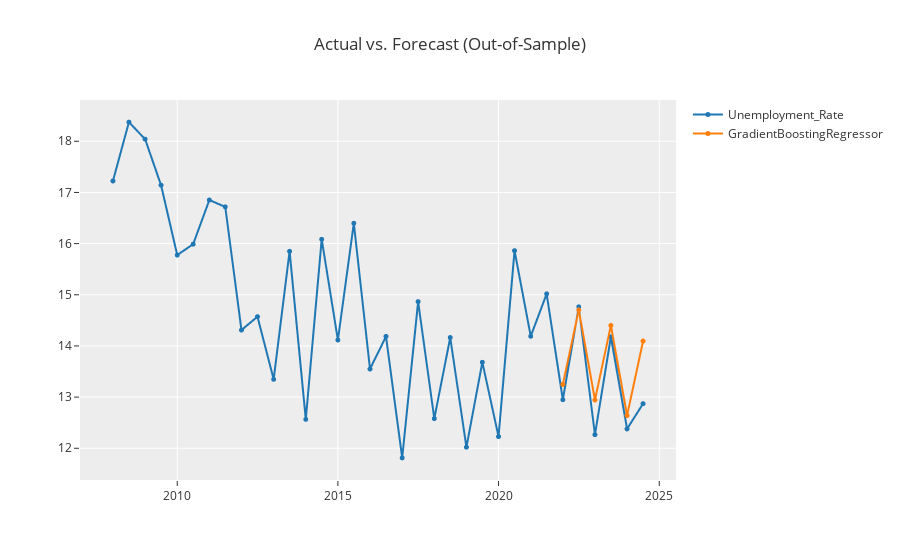

Here is the notebook cell this chart was saved with:
### Markdown cell above
individual models and fine-tuning

### Code cell
# gbr_cds_dt
gbr_cds_dt = exp.create_model("gbr_cds_dt")
y_predict_gbr_cds_dt = exp.predict_model(gbr_cds_dt)
exp.plot_model(estimator=gbr_cds_dt)

### Figure 1 — Plotly figure (JSON) as saved in the notebook; plotly's stock layout.template omitted (floating-point values rounded to 4 significant figures)
{"data": [{"line": {"color": "rgb(31, 119, 180)", "width": 2}, "marker": {"color": "rgb(31, 119, 180)", "size": 5}, "mode": "lines+markers", "name": "Unemployment_Rate", "type": "scattergl", "x": ["2008-01-01T00:00:00", "2008-07-01T00:00:00", "2009-01-01T00:00:00", "2009-07-01T00:00:00", "2010-01-01T00:00:00", "2010-07-01T00:00:00", "2011-01-01T00:00:00", "2011-07-01T00:00:00", "2012-01-01T00:00:00", "2012-07-01T00:00:00", "2013-01-01T00:00:00", "2013-07-01T00:00:00", "2014-01-01T00:00:00", "2014-07-01T00:00:00", "2015-01-01T00:00:00", "2015-07-01T00:00:00", "2016-01-01T00:00:00", "2016-07-01T00:00:00", "2017-01-01T00:00:00", "2017-07-01T00:00:00", "2018-01-01T00:00:00", "2018-07-01T00:00:00", "2019-01-01T00:00:00", "2019-07-01T00:00:00", "2020-01-01T00:00:00", "2020-07-01T00:00:00", "2021-01-01T00:00:00", "2021-07-01T00:00:00", "2022-01-01T00:00:00", "2022-07-01T00:00:00", "2023-01-01T00:00:00", "2023-07-01T00:00:00", "2024-01-01T00:00:00", "2024-07-01T00:00:00"], "xaxis": "x", "y": [17.22, 18.37, 18.04, 17.14, 15.78, 15.99, 16.85, 16.72, 14.31, 14.57, 13.35, 15.85, 12.57, 16.08, 14.12, 16.4, 13.55, 14.19, 11.81, 14.87, 12.58, 14.16, 12.02, 13.68, 12.23, 15.86, 14.19, 15.02, 12.95, 14.76, 12.27, 14.18, 12.38, 12.87], "yaxis": "y"}, {"line": {"color": "rgb(255, 127, 14)", "width": 2}, "marker": {"color": "rgb(255, 127, 14)", "size": 5}, "mode": "lines+markers", "name": "GradientBoostingRegressor", "type": "scattergl", "x": ["2008-01-01T00:00:00", "2008-07-01T00:00:00", "2009-01-01T00:00:00", "2009-07-01T00:00:00", "2010-01-01T00:00:00", "2010-07-01T00:00:00", "2011-01-01T00:00:00", "2011-07-01T00:00:00", "2012-01-01T00:00:00", "2012-07-01T00:00:00", "2013-01-01T00:00:00", "2013-07-01T00:00:00", "2014-01-01T00:00:00", "2014-07-01T00:00:00", "2015-01-01T00:00:00", "2015-07-01T00:00:00", "2016-01-01T00:00:00", "2016-07-01T00:00:00", "2017-01-01T00:00:00", "2017-07-01T00:00:00", "2018-01-01T00:00:00", "2018-07-01T00:00:00", "2019-01-01T00:00:00", "2019-07-01T00:00:00", "2020-01-01T00:00:00", "2020-07-01T00:00:00", "2021-01-01T00:00:00", "2021-07-01T00:00:00", "2022-01-01T00:00:00", "2022-07-01T00:00:00", "2023-01-01T00:00:00", "2023-07-01T00:00:00", "2024-01-01T00:00:00", "2024-07-01T00:00:00"], "xaxis": "x", "y": [null, null, null, null, null, null, null, null, null, null, null, null, null, null, null, null, null, null, null, null, null, null, null, null, null, null, null, null, 13.25, 14.7, 12.94, 14.4, 12.64, 14.1], "yaxis": "y"}], "layout": {"showlegend": true, "title": {"text": "Actual vs. Forecast (Out-of-Sample)"}, "xaxis": {"anchor": "y", "domain": [0, 1]}, "yaxis": {"anchor": "x", "domain": [0, 1]}}}
